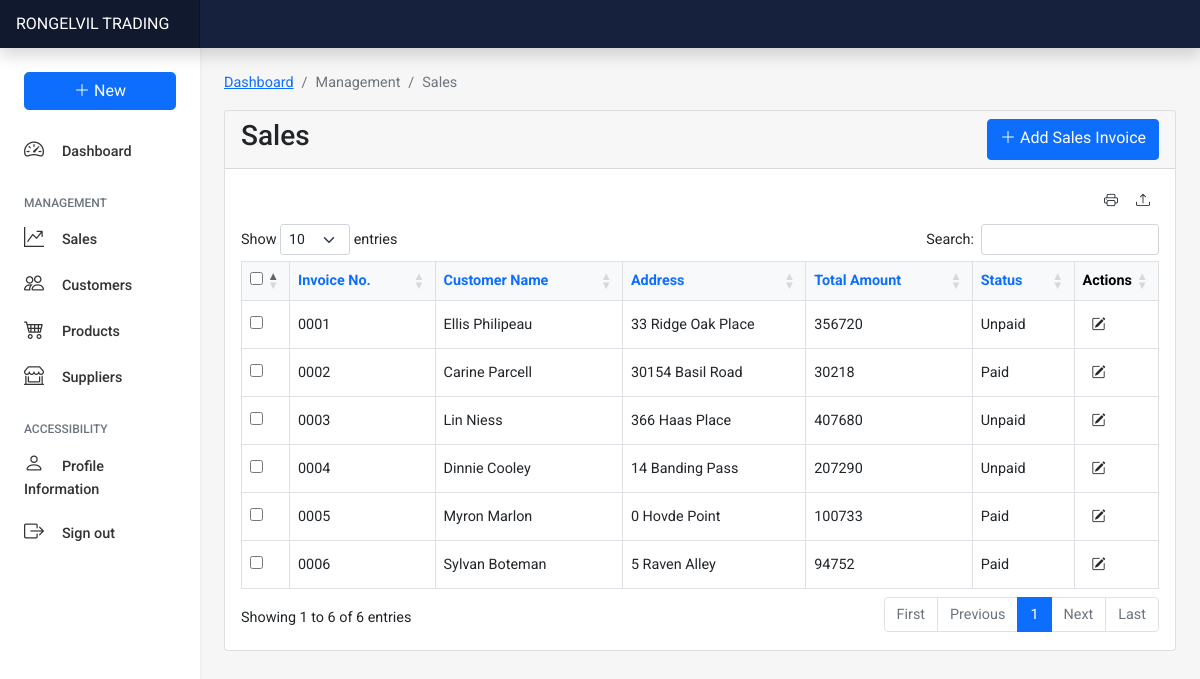
The page /manage/sales/sales.php (signed in) on the database its author committed.
### tables this page shows
CREATE TABLE `sales` (
  `sales_id` int(11) NOT NULL AUTO_INCREMENT,
  `invoice_no` varchar(2000) NOT NULL,
  `customerid` int(11) NOT NULL,
  `shipping_add` varchar(2000) NOT NULL,
  `payment_terms` varchar(2000) NOT NULL,
  `invoice_date` date NOT NULL,
  `due_date` date NOT NULL,
  `productid` int(11) NOT NULL,
  `qty` varchar(2000) NOT NULL,
  `pre_total` decimal(10,0) NOT NULL,
  `notes` varchar(2000) NOT NULL,
  `discount_percentage` decimal(10,0) NOT NULL,
  `discount_amount` decimal(10,0) NOT NULL,
  `sub_total` decimal(10,0) NOT NULL,
  `vat_amount` decimal(10,0) NOT NULL,
  `total_amount` decimal(10,0) NOT NULL,
  `status` varchar(45) NOT NULL,
  `date_created` datetime NOT NULL DEFAULT CURRENT_TIMESTAMP,
  `date_updated` datetime NOT NULL DEFAULT CURRENT_TIMESTAMP ON UPDATE CURRENT_TIMESTAMP,
  PRIMARY KEY (`sales_id`),
  KEY `customer_id_idx` (`customerid`),
  KEY `product_id_idx` (`productid`),
  CONSTRAINT `customerid` FOREIGN KEY (`customerid`) REFERENCES `customer` (`customer_id`) ON DELETE NO ACTION ON UPDATE NO ACTION,
  CONSTRAINT `productid` FOREIGN KEY (`productid`) REFERENCES `product` (`product_id`) ON DELETE NO ACTION ON UPDATE NO ACTION
);

CREATE TABLE `customer` (
  `customer_id` int(11) NOT NULL AUTO_INCREMENT,
  `first_name` varchar(100) NOT NULL,
  `last_name` varchar(100) NOT NULL,
  `company_name` varchar(100) NOT NULL,
  `email` varchar(100) NOT NULL,
  `contact` varchar(100) NOT NULL,
  `address` varchar(200) NOT NULL,
  `date_created` datetime NOT NULL DEFAULT CURRENT_TIMESTAMP,
  `date_updated` datetime NOT NULL DEFAULT CURRENT_TIMESTAMP ON UPDATE CURRENT_TIMESTAMP,
  PRIMARY KEY (`customer_id`)
);

### manage/sales/retreive.php (called while the page is built, shortened)
<?php
    require '../../connection/database.php';
    $sort = "ASC";
    $column = "invoice_no";
    $querySales = "SELECT * FROM customer JOIN sales ON customer.customer_id = sales.customerid JOIN product ON product.product_id = sales.productid ORDER BY $column $sort";
    $salesList = mysqli_query($connection, $querySales);
?>

### manage/sales/sales.php (the view, shortened to what this page needs)
<?php
require('./retreive.php');
?>
<!DOCTYPE html>
<html lang="en">
<head>
    <link href="https://cdn.jsdelivr.net/npm/bootstrap@5.1.3/dist/css/bootstrap.min.css" rel="stylesheet">
    <link rel="stylesheet" href="https://cdn.jsdelivr.net/npm/bootstrap-icons@1.7.2/font/bootstrap-icons.css">
    <link rel="stylesheet" href="../../style.css">
    <link rel="stylesheet" href="https://cdn.datatables.net/1.11.3/css/dataTables.bootstrap5.min.css">
</head>
<body>
    <header class="navbar navbar-dark sticky-top flex-md-nowrap p-0 shadow" style="background-color: #16213E;">
        <a class="navbar-brand col-md-3 col-lg-2 me-0 px-3" href="../../index.php">RONGELVIL TRADING</a>
    </header>
    <div class="container-fluid">
        <div class="row">
            <nav id="sidebarMenu" class="col-md-3 col-lg-2 d-md-block bg-white shadow-sm sidebar collapse">
                <div class="position-sticky pt-3 mx-2">
                    <ul class="nav flex-column">
                        <li class="nav-item">
                            <div class="btn-group nav-link" role="group">
                                <button id="btnGroupDrop1" type="button" class="btn btn-primary w-100 rounded-3" data-bs-toggle="dropdown" aria-expanded="false">
                                    <i class="bi bi-plus-lg"></i> New
                                </button>
                            </div>
                        </li>
                        <li class="nav-item">
                            <a class="nav-link active mt-2" aria-current="page" href="../../index.php">
                                <i class="bi bi-speedometer2 fs-5"></i>&nbsp;&nbsp;&nbsp;&nbsp; Dashboard
                            </a>
                        </li>
                    </ul>
                    <h6 class="sidebar-heading d-flex justify-content-between align-items-center px-3 mt-4 mb-1 text-muted">
                        <span>Management</span>
                    </h6>
                    <ul class="nav flex-column">
                        <li class="nav-item">
                            <a class="nav-link" href="./sales.php">
                                <i class="bi bi-graph-up-arrow fs-5"></i>&nbsp;&nbsp;&nbsp;&nbsp; Sales
                            </a>
                        </li>
                        <li class="nav-item">
                            <a class="nav-link" href="../customers/customer.php">
                                <i class="bi bi-people fs-5"></i>&nbsp;&nbsp;&nbsp;&nbsp; Customers
                            </a>
                        </li>
                        <li class="nav-item">
                            <a class="nav-link" href="../products/product.php">
                                <i class="bi bi-cart4 fs-5"></i>&nbsp;&nbsp;&nbsp;&nbsp; Products
                            </a>
                        </li>
                        <li class="nav-item">
                            <a class="nav-link" href="../suppliers/supplier.php">
                                <i class="bi bi-shop-window fs-5"></i>&nbsp;&nbsp;&nbsp;&nbsp; Suppliers
                            </a>
                        </li>
                    </ul>
                    <h6 class="sidebar-heading d-flex justify-content-between align-items-center px-3 mt-4 mb-1 text-muted">
                        <span>Accessibility</span>
                    </h6>
                    <ul class="nav flex-column mb-2">
                        <li class="nav-item">
                            <a class="nav-link" href="../../access/profile.php">
                                <i class="bi bi-person fs-5"></i>&nbsp;&nbsp;&nbsp;&nbsp; Profile Information
                            </a>
                        </li>
                        <li class="nav-item">
                            <a class="nav-link" href="../../auth/logout.php">
                                <i class="bi bi-box-arrow-right fs-5"></i>&nbsp;&nbsp;&nbsp;&nbsp; Sign out
                            </a>
                        </li>
                    </ul>
                </div>
            </nav>
            <main class="col-md-9 ms-sm-auto col-lg-10 px-md-4">
                <div class="row">
                    <div class="mt-4">
                        <div class="row">
                            <div class="col-lg-12">
                                <nav aria-label="breadcrumb">
                                    <ol class="breadcrumb">
                                        <li class="breadcrumb-item"><a href="../../index.php">Dashboard</a></li>
                                        <li class="breadcrumb-item active" aria-current="page">Management</li>
                                        <li class="breadcrumb-item active" aria-current="page">Sales</li>
                                    </ol>
                                </nav>
                            </div>
                        </div>
                        <div class="card">
                            <div class="card-header">
                                <div class="d-flex">
                                    <h3>Sales</h3>
                                    <a href="./salescreate.php" class="btn btn-primary ms-auto"><i class="bi bi-plus-lg"></i> Add Sales Invoice</a>
                                </div>
                            </div>
                            <div class="card-body">
                                <div class="d-flex">
                                    <button onclick="window.print()" class="btn btn-transparent btn-sm ms-auto" data-bs-toggle="tooltip" data-bs-placement="top" title="Print" width="100"><i class="bi bi-printer"></i></button>
                                    <form action="./excel.php" method="post">
                                        <button type="submit" name="export_excel" class="btn btn-sm btn-transparent" data-bs-toggle="tooltip" data-bs-placement="top" title="Export to Excel"><i class="bi bi-upload"></i></button>
                                    </form>
                                </div>
                                <div class="table-responsive mt-2">
                                    <table id="saletab" class="table table-bordered align-middle table-hover">
                                        <thead class="table-light">
                                            <th width="2%" class="text-center"><input type="checkbox" onclick="toggle(this)"></th>
                                            <th><a style="text-decoration: none;" href="?column=invoice_no&sort=<?php echo $sort ?>">Invoice No.</a></th>
                                            <th><a style="text-decoration: none;" href="?column=customer_id&sort=<?php echo $sort ?>">Customer Name</a></th>
                                            <th><a style="text-decoration: none;" href="?column=address&sort=<?php echo $sort ?>">Address</a></th>
                                            <th><a style="text-decoration: none;" href="?column=total_amount&sort=<?php echo $sort ?>">Total Amount</a></th>
                                            <th><a style="text-decoration: none;" href="?column=status&sort=<?php echo $sort ?>">Status</a></th>
                                            <th width="5%">Actions</th>
                                        </thead>
                                        <?php while ($row = mysqli_fetch_array($salesList)) {  ?>
                                            <tr>
                                                <td><input type="checkbox" name="sale" value="<?php echo $row['sales_id'] ?>"></td>
                                                <td><?php echo $row['invoice_no'] ?></td>
                                                <td><?php echo $row['first_name'] ?> <?php echo $row['last_name'] ?></td>
                                                <td><?php echo $row['shipping_add'] ?></td>
                                                <td><?php echo $row['total_amount'] ?></td>
                                                <td><?php echo $row['status'] ?></td>
                                                <td class="d-flex flex-row">
                                                    <form action="./salesupdate.php" method="post">
                                                        <button class="btn btn-sm btn-transparent" type="submit" value="edit" name="edit" data-bs-toggle="tooltip" data-bs-placement="top" title="Edit"><i class="bi bi-pencil-square"></i></button>
                                                    </form> &nbsp;
                                                </td>
                                            </tr>
                                        <?php  } ?>
                                    </table>
                                </div>
                            </div>
                        </div>
                    </div>
                </div>
            </main>
        </div>
    </div>
</body>
</html>

### style.css (style rules this page uses)
* { font-family: "Roboto"; }
body { font-size: .9rem; background-color: #F6F6F6; }
.sidebar { position: fixed; top: 0; bottom: 0; left: 0; z-index: 100; padding: 48px 0 0; box-shadow: inset -1px 0 0 rgba(0, 0, 0, .1); }
.sidebar .nav-link { font-weight: 500; color: #333; }
.sidebar-heading { font-size: .75rem; text-transform: uppercase; }
.navbar-brand { padding-top: .75rem; padding-bottom: .75rem; font-size: 1rem; background-color: rgba(0, 0, 0, .25); box-shadow: inset -1px 0 0 rgba(0, 0, 0, .25); }

### manage/sales/sales.php (style rules this page uses)
* { font-family: "Roboto"; }

### rows shown on the page
sales: invoice_no "0001", customerid.first_name "Ellis", customerid.last_name "Philipeau", shipping_add "33 Ridge Oak Place", total_amount "356720", status "Unpaid"
sales: invoice_no "0002", customerid.first_name "Carine", customerid.last_name "Parcell", shipping_add "30154 Basil Road", total_amount "30218", status "Paid"
sales: invoice_no "0003", customerid.first_name "Lin", customerid.last_name "Niess", shipping_add "366 Haas Place", total_amount "407680", status "Unpaid"
sales: invoice_no "0004", customerid.first_name "Dinnie", customerid.last_name "Cooley", shipping_add "14 Banding Pass", total_amount "207290", status "Unpaid"
sales: invoice_no "0005", customerid.first_name "Myron", customerid.last_name "Marlon", shipping_add "0 Hovde Point", total_amount "100733", status "Paid"
sales: invoice_no "0006", customerid.first_name "Sylvan", customerid.last_name "Boteman", shipping_add "5 Raven Alley", total_amount "94752", status "Paid"
